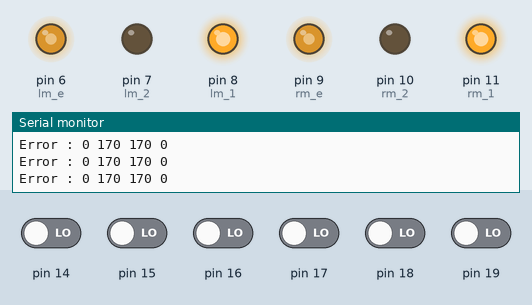
This sketch was run on a simulated Arduino Uno, built with avr-gcc and run on an emulated ATmega328P. Shown: output pins drawn as LEDs (lit = HIGH), the last lines printed to the serial monitor. The inputs (shaded band) are chosen by the test bench; at power-on: pin 14–19 LOW.

Above: at 1.2 s.
1.3 s: pin 14 driven HIGH and pin 15 driven HIGH and pin 16 driven HIGH and pin 17 driven HIGH and pin 18 driven HIGH
At 2.2 s:
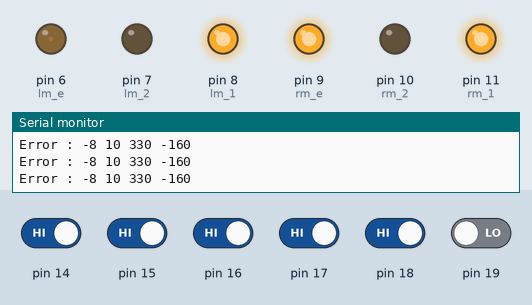
2.8 s: pin 18 driven LOW
At 3.6 s:
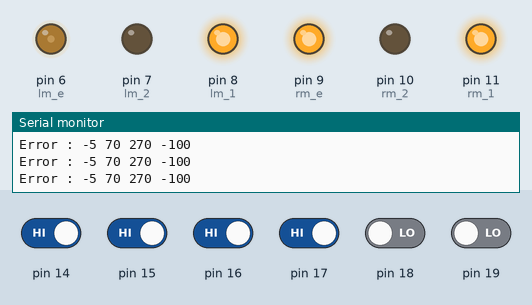
4.3 s: pin 19 driven HIGH
At 5.0 s:
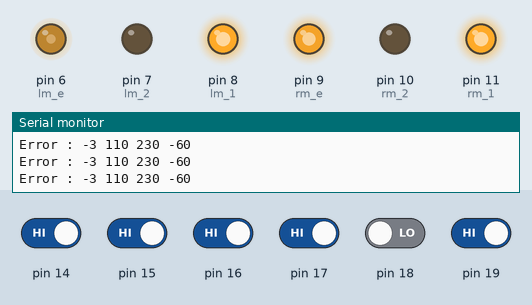
5.8 s: pin 17 driven LOW
At 6.7 s:
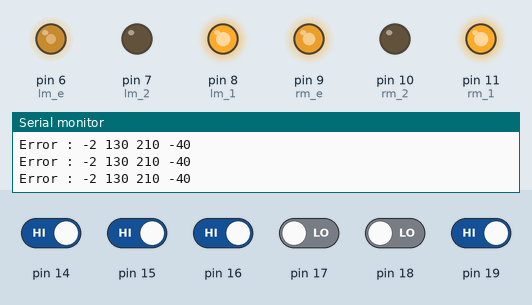
7.3 s: pin 18 driven HIGH
At 7.9 s:
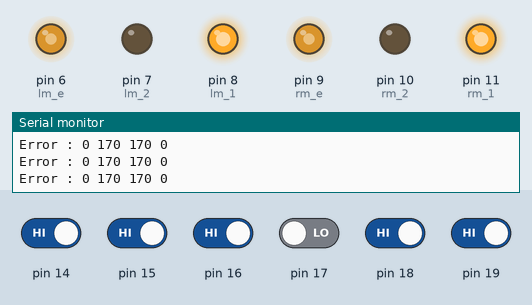
10.3 s: pin 16 driven LOW
At 11.4 s:
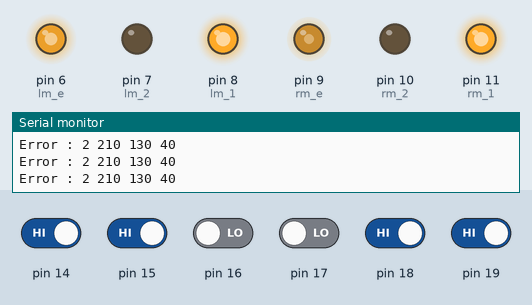
Timing chart, 0 to 12.8 s (numbered marks = the images above; inputs shaded):
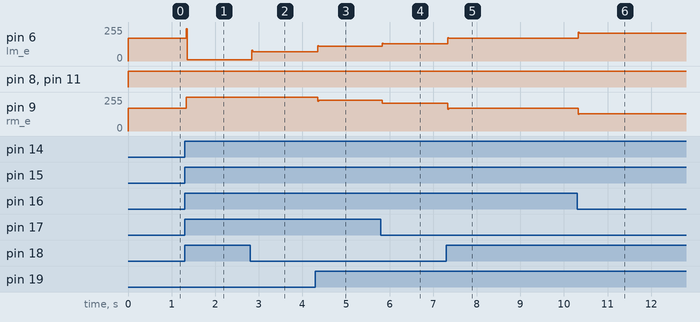

Measured:
- after the input at 1.3 s, pin 6 (lm_e): 170/255 → 10/255 at once; pin 9 (rm_e): 170/255 → 255/255 at once
- after the input at 2.8 s, pin 6 (lm_e): 10/255 → 70/255 at once
- after the input at 4.3 s, pin 6 (lm_e): 70/255 → 110/255 after 0.05 s; pin 9 (rm_e): 255/255 → 230/255 after 0.05 s
- after the input at 5.8 s, pin 6 (lm_e): 110/255 → 130/255 at once; pin 9 (rm_e): 230/255 → 210/255 at once
- after the input at 7.3 s, pin 6 (lm_e): 130/255 → 170/255 at once; pin 9 (rm_e): 210/255 → 170/255 at once
- after the input at 10.3 s, pin 6 (lm_e): 170/255 → 210/255 at once; pin 9 (rm_e): 170/255 → 130/255 at once

The sketch:

simple.ino
```cpp
#define __DEBUG__

#ifdef __DEBUG__
#define pr(...) Serial.print(__VA_ARGS__)
#define pl(...) Serial.println(__VA_ARGS__)
#else
#define pr(...)
#define pl(...)
#endif

#define lm_e 6
#define lm_1 8
#define lm_2 7

#define rm_e 9
#define rm_1 11
#define rm_2 10

#define KP 20
#define KD 3
#define KI 0.0001

#define DEF_SPEED 170

enum MODE {
  S = 0, L, SL, F, SR, R, B
};

byte _STATE = S;
int _ERROR = 0, _PERROR = 0;
int PID = 0;

int ls = DEF_SPEED, rs = DEF_SPEED;

void setup() {
  for (int i = 0; i < 6; i++) {
    pinMode(14 + i, INPUT);
  }

  pinMode(lm_e, OUTPUT);
  pinMode(lm_1, OUTPUT);
  pinMode(lm_2, OUTPUT);
  pinMode(rm_e, OUTPUT);
  pinMode(rm_2, OUTPUT);
  pinMode(rm_1, OUTPUT);

#ifdef __DEBUG__
  Serial.begin(9600);
#endif
  setspeed(DEF_SPEED, DEF_SPEED);
}

void loop() {
  byte value = readSensors();
  moveBot();
}

byte readSensors() {
  byte value = 0;

  for (int i = 0; i < 6; i++) {
    value = value << 1 | digitalRead(14 + i);
  }
/*
  if (value >> 5) {
    pr("L: ");
    pl(value, BIN);
    _STATE = L;
  }*/
  //if (~value & 0b11111) {
    byte fs = ~value & 0b00011111;

    _STATE = F;

    if (fs == 0b10000)
      _ERROR = 8;
    else if (fs == 0b11000)
      _ERROR = 5;
    else if (fs == 0b01000)
      _ERROR = 3;
    else if(fs  == 0b01100)
      _ERROR = 2;
    else if(fs == 0b00100)
      _ERROR = 0;
    else if(fs == 0b00110)
      _ERROR = -2;
    else if(fs == 0b00010)
      _ERROR = -3;
    else if(fs == 0b00011)
      _ERROR = -5;
    else if(fs == 0b00001)
      _ERROR = -8;


    pr("\nError : ");
    pr(_ERROR);
}

void calcPID(){
  int _TERROR = 0;
  int d = _ERROR - _PERROR;
  _PERROR = _ERROR;
  _TERROR += _ERROR;
  PID = KP * _ERROR + KD * d + KI * _TERROR;
  rs = DEF_SPEED - PID;
  ls = DEF_SPEED + PID;

  pr(" ");
  pr(ls);
  pr(" ");
  pr(rs);
  pr(" ");
  pl(PID);
}

void moveBot() {
  switch (_STATE) {
    case L:
      setspeed(DEF_SPEED, DEF_SPEED);
      setdir(0, 1, 1, 0);
      delay(200);
      break;
    case F:
      calcPID();
      setspeed(ls>255?255:ls, rs>255?255:rs);
      setdir(1, 0, 1, 0);
      break;
    case R:
      setspeed(DEF_SPEED, DEF_SPEED);
      setdir(1, 0, 0, 1);
      delay(100);
      break;
    default:
      break;
  }
}

inline void setdir(byte l1, byte l2, byte r1, byte r2) {
  digitalWrite(lm_1, l1);
  digitalWrite(lm_2, l2);
  digitalWrite(rm_1, r1);
  digitalWrite(rm_2, r2);
}

inline void setspeed(int left, int right) {
  analogWrite(lm_e, left);
  analogWrite(rm_e, right);
}
```
